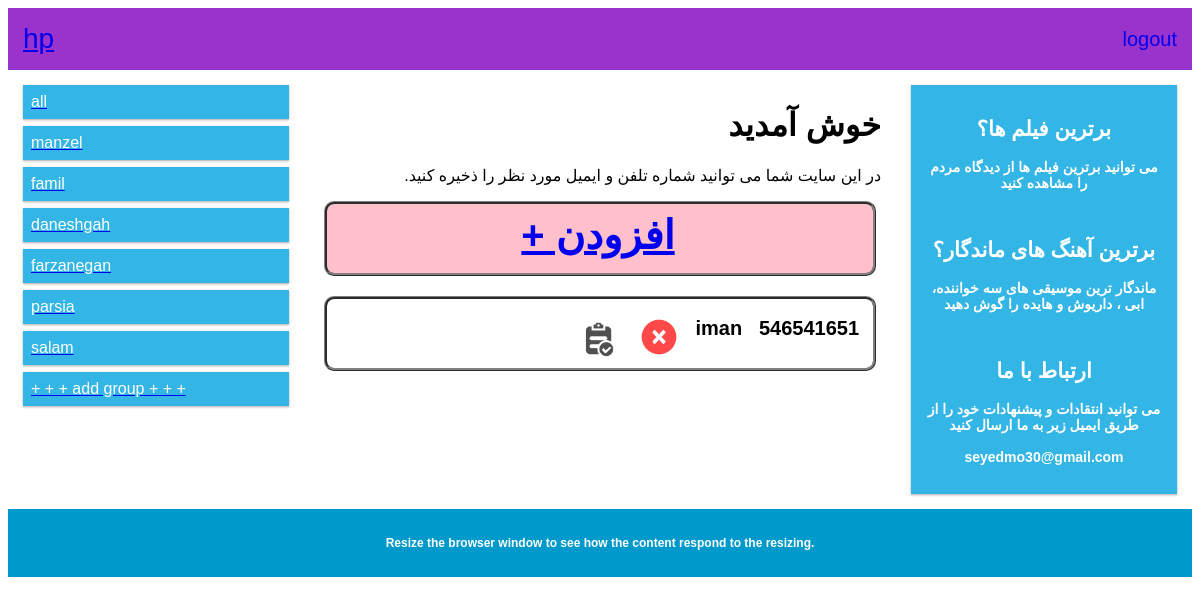
The app's page /contacts/6/ (signed in) with its own data.
### phone/models.py (models this page shows, shortened)
class Grp(models.Model):
    name=models.CharField(max_length=30)
    user=models.ForeignKey(User,on_delete=models.CASCADE)

class Phone(models.Model):
    name=models.CharField(max_length=30)
    number=models.IntegerField()
    group=models.ForeignKey(Grp,null='true' ,on_delete=models.CASCADE)
    user=models.ForeignKey(User,on_delete=models.CASCADE)

### phone/views.py (the view)
# urls.py: path('contacts/<int:grp_id>/',views.contacts ,name='contacts'),
@login_required(login_url="signup")
def contacts(request,grp_id):
        group_id=get_object_or_404(Grp,pk=grp_id)
        groups=Grp.objects.all().filter(user=request.user)
        contacts=Phone.objects.all().filter(user=request.user).filter(group=group_id)
        return render(request,'phone/index.html',{'contacts':contacts,'groups':groups,'grp_id':group_id.id})

### phone/templates/phone/index.html (shortened to what this page needs)
{% extends 'base.html' %}
{% load staticfiles %}
{% block content %}
<div class="row">
<div class="col-3 col-s-3 menu">
  <ul>
		<a href="/contacts">
    <li>all </li>
		</a>
		{%for group in groups%}
		<a href="/contacts/{{group.id}}">
    <li>{{group.name}} </li>
		</a>
		{% endfor %}
			<a href="/add_grp">
	    <li>+ + + add group + + + </li>
			</a>
  </ul>
</div>
<div style="direction:rtl"  class="col-6 col-s-9">
  <h1>خوش آمدید</h1>
  <p>در این سایت شما می توانید شماره تلفن و ایمیل مورد نظر را ذخیره کنید.</p>
	<div >
<a href="{% url 'add'%}">
	<div class="div1" style="background-color:pink;text-align: center;font-size:40px;">
<b>افزودن + <b>
</diV></a>
{% for contact in contacts.all %}
<div class="div1" >
<div class="div2">
{{contact.name}} &nbsp&nbsp{{contact.number}} &nbsp&nbsp
<div style="float:left">
  <a href="/contacts/{{grp_id}}/delete/{{contact.id}}" ><img class="star" src="{% static 'delete.png' %}" alt="rate" width="40" height=auto></a> &nbsp
  <a href="/contacts/update/{{contact.id}}" ><img class="star" src="{% static 'edit.png' %}" alt="rate" width="40" height=auto></a> &nbsp
</div></div></div>
{% endfor %}
</div>
</div>
{%endblock%}

### contact/templates/base.html (shortened to what this page needs)
<!DOCTYPE html>
<html>
<head>
</head>
<body>
<div class="header">
  {% if user.is_authenticated %}
  <a href="{% url 'contacts_all'%}"
  <b style="font-size:28px">{{user}}</b>
</a>
  <a href="javascript:{document.getElementById('logout').submit()}">
  <div style="float:right;margin-top:5px;font-size:20px"> logout </div>
  </a>
{% endif %}
</div>
{% block content %}
{% endblock  %}
<div class="col-3 col-s-12">
  <div class="aside">
    <h2>برترین فیلم ها؟</h2>
    <p>می توانید برترین فیلم ها از دیدگاه مردم را مشاهده کنید</p><br>
    <h2>برترین آهنگ های ماندگار؟</h2>
    <p>ماندگار ترین موسیقی های سه خواننده، ابی ، داریوش و هایده را گوش دهید</p><br>
    <h2>ارتباط با ما</h2>
    <p>می توانید انتقادات و پیشنهادات خود را از طریق ایمیل زیر به ما ارسال کنید<br><br>
	seyedmo30@gmail.com</p>
  </div>
</div>
</div>
<div class="footer">
  <p>Resize the browser window to see how the content respond to the resizing.</p>
</div>
</body>
</html>

### records on screen
Grp: name "manzel"
Grp: name "famil"
Grp: name "daneshgah"
Grp: name "farzanegan"
Grp: name "parsia"
Grp: name "salam"
Phone: name "iman"

### other values on screen
{{ user }} "hp"
